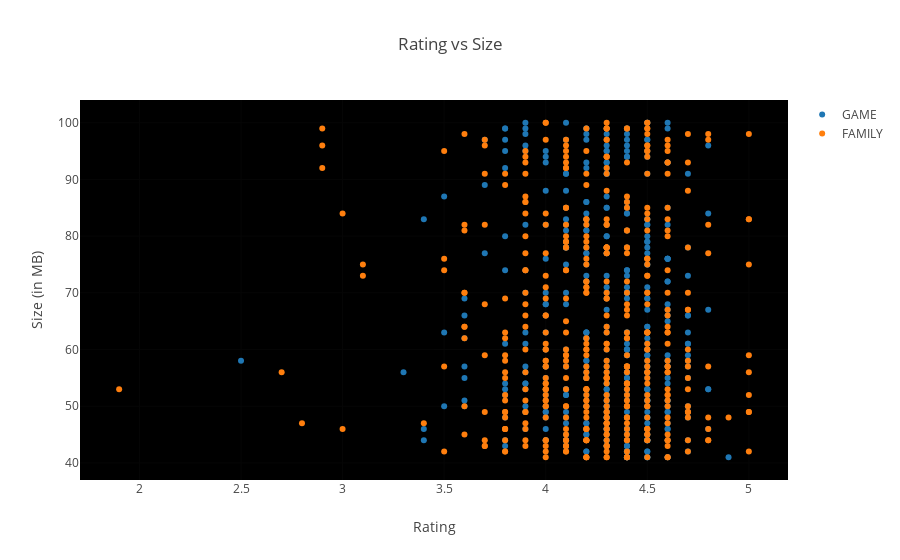

This figure's notebook cell:
### Code cell
c = ['hsl('+str(h)+',50%'+',50%)' for h in np.linspace(0, 360, len(list(set(groups.Category))))]

subset_df = df[df.Size > 40]
groups_temp = subset_df.groupby('Category').filter(lambda x: len(x) >20)

# for category in enumerate(list(set(groups_temp.Category))):
#     print (category)

data = [{
    'x': groups_temp.loc[subset_df.Category==category[1]]['Rating'], 
    'type':'scatter',
    'y' : subset_df['Size'],
    'name' : str(category[1]),
    'mode' : 'markers',
    'showlegend': True,
    #'marker': {'color':c[i]}
    #'text' : df['rating'],
    } for category in enumerate(['GAME', 'FAMILY'])]


layout = {'title':"Rating vs Size", 
          'xaxis': {'title' : 'Rating'},
          'yaxis' : {'title' : 'Size (in MB)'},
         'plot_bgcolor': 'rgb(0,0,0)'}

plotly.offline.iplot({'data': data, 'layout': layout})

# heavy_categories = [ 'ENTERTAINMENT', 'MEDICAL', 'DATING']

# data = [{
#     'x': groups.loc[df.Category==category]['Rating'], 
#     'type':'scatter',
#     'y' : df['Size'],
#     'name' : category,
#     'mode' : 'markers',
#     'showlegend': True,
#     #'text' : df['rating'],
#     } for category in heavy_categories]

### Figure 1 — Plotly figure (JSON) as saved in the notebook; plotly's stock layout.template omitted (floating-point values rounded to 4 significant figures; data arrays with more than 128 entries replaced by an {"elided": "..."} marker saying what was removed)
{"data": [{"mode": "markers", "name": "GAME", "showlegend": true, "type": "scatter", "uid": "ae30c44e-c4df-4455-921a-d0f33f53fd45", "x": {"elided": "392 float values"}, "y": {"elided": "1223 int values"}}, {"mode": "markers", "name": "FAMILY", "showlegend": true, "type": "scatter", "uid": "0bc4431b-d52a-4e36-be92-7f2030753456", "x": {"elided": "436 float values"}, "y": {"elided": "1223 int values"}}], "layout": {"plot_bgcolor": "rgb(0,0,0)", "title": {"text": "Rating vs Size"}, "xaxis": {"title": {"text": "Rating"}}, "yaxis": {"title": {"text": "Size (in MB)"}}}}
